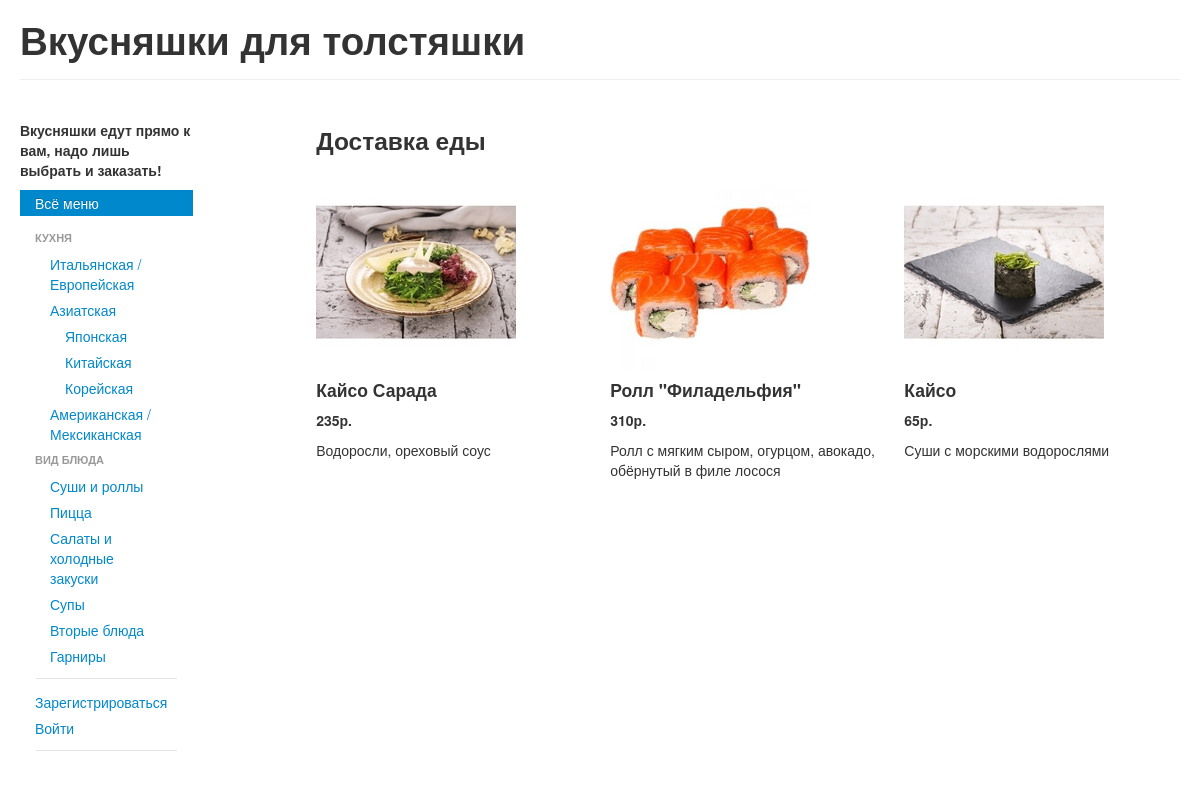
The page /index.php?cat=5 on the database its author committed.
### tables this page shows
CREATE TABLE IF NOT EXISTS `categories` (
  `ID` int(11) NOT NULL AUTO_INCREMENT,
  `name` varchar(30) NOT NULL,
  `parent_ID` int(11) DEFAULT NULL,
  PRIMARY KEY (`ID`),
  UNIQUE KEY `name` (`name`),
  KEY `parent_ID` (`parent_ID`)
);

CREATE TABLE IF NOT EXISTS `dishes` (
  `ID` int(11) NOT NULL AUTO_INCREMENT,
  `name` varchar(40) NOT NULL,
  `price` int(11) NOT NULL,
  `piclink` varchar(200) DEFAULT NULL,
  `description` mediumtext,
  `active` tinyint(1) NOT NULL DEFAULT '1',
  PRIMARY KEY (`ID`),
  UNIQUE KEY `name` (`name`),
  UNIQUE KEY `ID` (`ID`)
);

### menu.php (the view, shortened to what this page needs)
<?php
function makeCategoryTree()
	{
		$query = mysql_query('SELECT * from categories');
		$a_cat = mysql_fetch_assoc($query);
		while (!empty($a_cat))
		{
					$array[]=$a_cat;
				$a_cat = mysql_fetch_assoc($query);
		}
		foreach ($array as $key => &$value) {
			$pair[$value['ID']]= &$value;
		}
		foreach ($array as $key => &$value)
		{
			if ($value['parent_ID']==null)
			{
				$arr[]= &$value;
			}
			else
				$pair[$value['parent_ID']]['child'][]= &$value;
		}
		return $arr;
	}
function rec($array)
{?>
 	<ul class="nav nav-list">
		<?php foreach ($array as $key): ?>
		<li><a href="index.php?cat=<?=$key['ID']?>"><?=$key['name']?></a></li>
		<?php if (count($key['child'])>0)
		{
			rec($key['child']);
		}
			endforeach; ?>
	</ul>
<?php }
$array = makeCategoryTree();?>
<li class="nav-header"><?=$array[0]['child'][0]['name']?></li>
<?rec($array[0]['child'][0]['child']);?>
<li class="nav-header"><?=$array[0]['child'][1]['name']?></li>

### functions.php (shortened to what this page needs)
<?php
	function getAllChildren($categoryId)
	{
		$array = mysql_query('SELECT * from categories');
		$a_cat = mysql_fetch_assoc($array);
		while (!empty($a_cat))
		{
			if (($a_cat['parent_ID']) == NULL)
				$pair[0][] = $a_cat['ID'];
			else
     			$pair[$a_cat['parent_ID']][] = $a_cat['ID'];
     		$a_cat = mysql_fetch_assoc($array);
     	}
     	$cats[] = $categoryId;
		$current = 0;
		while ($current <= count($cats))
		{
			for ($i = 0; $i < count($pair[$cats[$current]]); $i++)
			{
				$cats[] = $pair[$cats[$current]][$i];
			}
			$current = $current + 1;
		}
		return $cats;
	}
	function getCatalog($categoryId)
	{
		$cats = getAllChildren($categoryId);
		$string =
			'SELECT dishes.*
            from dishes JOIN categories_dishes
            ON dishes.ID = categories_dishes.dishes_ID
            WHERE ';
  		for ($i = 0; $i < count($cats) - 1; $i++)
  		{
  			$string = $string . 'categories_dishes.categories_ID = "' .$cats[$i]. '" OR ';
  		}
  		$string = $string . 'categories_dishes.categories_ID = "' . $cats[$i] . '" GROUP BY dishes.ID';
		return mysql_query($string);
	}
	function genList($cat, $page, $start, $perpage)
	{
        $dishlist = '';
        $rowcount = 0;
        $result = getCatalog($cat);
        $a_dish = mysql_fetch_assoc($result);
        $cart_avail = '';
        while (!empty($a_dish))
        {
            $dishlist .= '<div class="row-fluid"><ul class="thumbnails">';
            while ($rowcount++ < 3 && !empty($a_dish))
            {
                $dishlist .= '
                    <li class="span4">
                    	<div class="dishpic"><img src="/food/img/' . $a_dish[piclink] . '" /></div>
                    	<div class="caption">
                    		<h4>' . $a_dish[name] . '</h4>
                    		<p><b>' . $a_dish[price] . 'р.</b></p>
                    		<p>' . $a_dish[description] . '</p>' .
                        	$cart_avail .
                    	'</div>
                    </li>';
                $a_dish = mysql_fetch_assoc($result);
            }
            $rowcount = 0;
            $dishlist .= '</ul></div>';
        }
        return $dishlist;
	}

### css/style.css (style rules this page uses)
.dishpic { width: 200px; height: 200px; line-height: 200px; }
.dishpic img { vertical-align: center; }

### rows shown on the page
categories: name "КУХНЯ"
categories: name "Итальянская / Европейская"
categories: name "Азиатская"
categories: name "Японская"
categories: name "Китайская"
categories: name "Корейская"
categories: name "Американская / Мексиканская"
categories: name "ВИД БЛЮДА"
categories: name "Суши и роллы"
categories: name "Пицца"
categories: name "Салаты и холодные закуски"
categories: name "Супы"
categories: name "Вторые блюда"
categories: name "Гарниры"
dishes: piclink (picture), name "Кайсо Сарада", price "235", description "Водоросли, ореховый соус"
dishes: piclink (picture), name "Ролл \"Филадельфия\"", price "310", description "Ролл с мягким сыром, огурцом, авокадо, обёрнутый в филе лосося"
dishes: piclink (picture), name "Кайсо", price "65", description "Суши с морскими водорослями"
